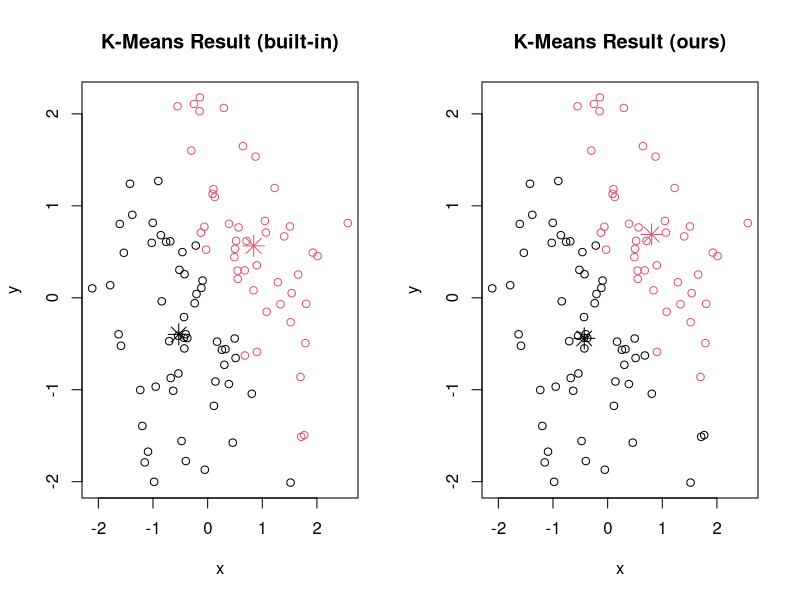
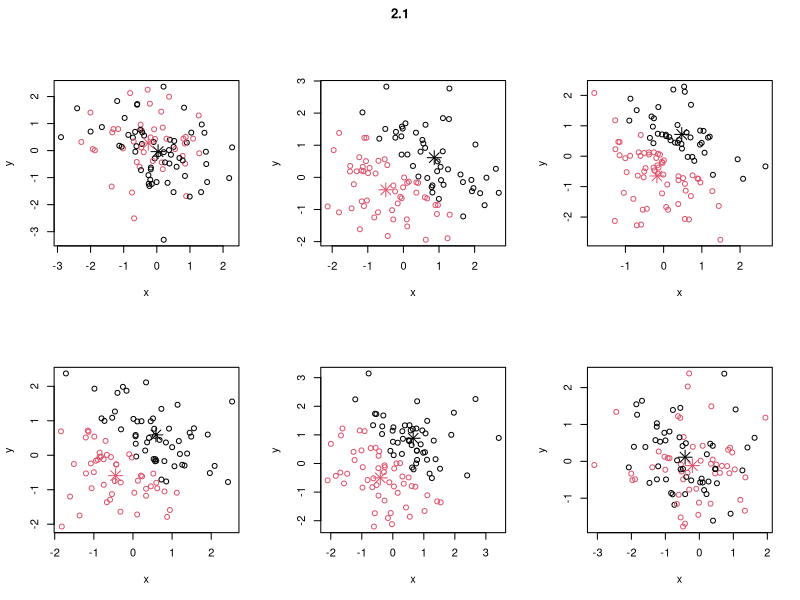
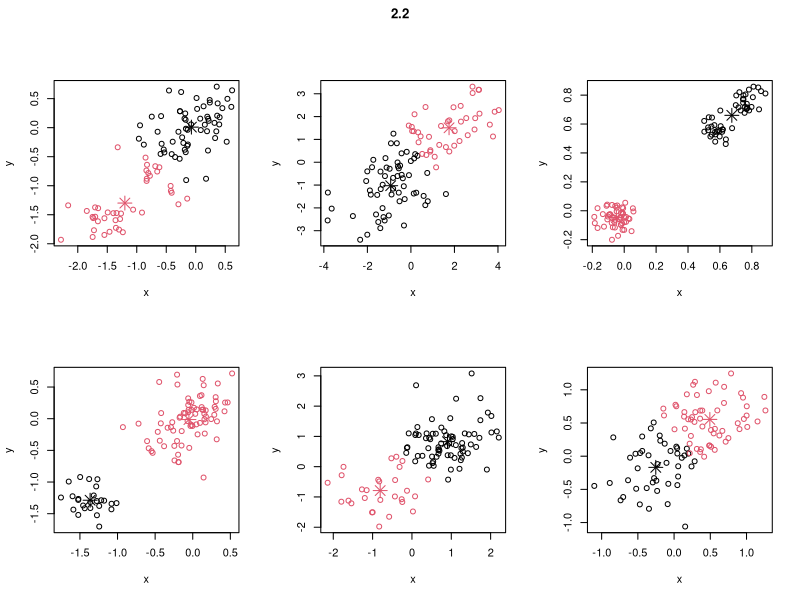
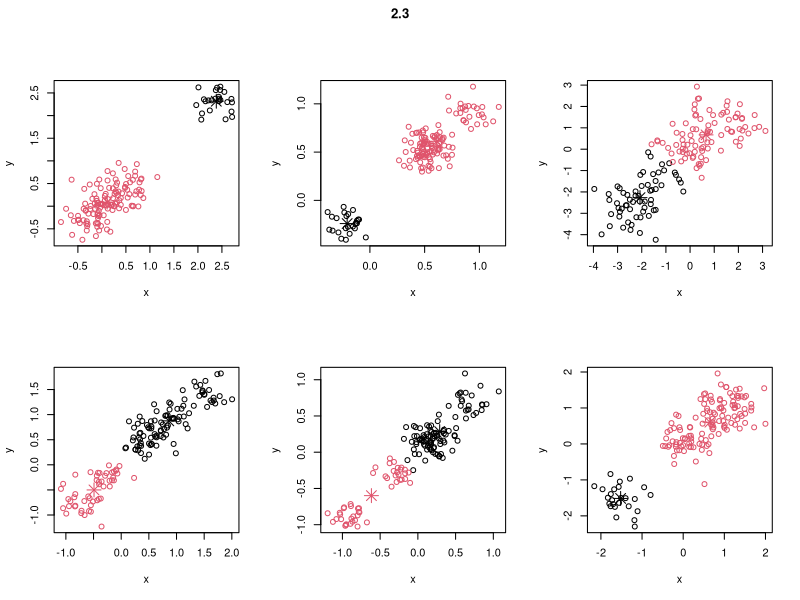

The R script that drew these images, in order:
# Perform k-means algorithm on a data matrix.
#
# Args:
#   - x: numeric matrix of data
#   - k: number of clusters
#   - itreration: number of iterations to run
#   - initial_centers: initial centers (randomly choose k points from x if empty)
kmeans <- function (x, k, iteration, initial_centers) {
  # Precondition:
  #  - k must be a positive integer
  #  - k <= number of points
  num_points <- nrow(x)
  if (all.equal(k, as.integer(k)) == FALSE ||
      k <= 0 ||
      k > num_points) {
    stop("k must be an integer that lies between 1 and nrow(x).")
  }
  
  # Decide initial cluster centers
  if (length(initial_centers) > 0) {
    centers <- initial_centers
  } else {
    # Randomly choose k points to be the initial cluster centers
    center_idx <- sample(num_points)[1:k]
    centers <- x[center_idx, ]
  }
  
  cluster_assignments <- rep(0, num_points)
  converge_itr <- NA
  
  for (itr in 1:iteration) {
    # Save cluster assignments for checking stopping criterion
    pre_cluster_assignments <- cluster_assignments

    # Compute distances between each point and cluster centers
    distances <- matrix(ncol=k, nrow=num_points)
    for (center_idx in 1:k) {
      square_distance <- (x - centers[center_idx, ]) ^ 2
      distances[, center_idx] <- sqrt(rowSums(square_distance))
    }
    # Assign each point to the nearest cluster
    for (point_idx in 1:num_points) {
      cluster_assignments[point_idx] <- which.min(distances[point_idx, ])
    }
    # Update cluster centers
    for (center_idx in 1:k) {
      points_belong_to_cluster <- which(cluster_assignments==center_idx)
      if (length(points_belong_to_cluster) > 0) {
        centers[center_idx, ] <- colMeans(x[points_belong_to_cluster, ])
      }
    }
    # Check stopping criterion:
    #  - the cluster each point belongs to is unchanged
    #  - cluster centers are stable
    if (all.equal(pre_cluster_assignments, cluster_assignments)==TRUE) {
      converge_itr <- itr
      cat(sprintf("K-Means converged at iteration %d.\n", itr))
      break
    }
  }
  return(list(cluster=cluster_assignments,
              centers=centers,
              iter=converge_itr))
}

kmeans_test <- function () {
  # Randomly generate 100 points on 2-D plane
  num_points <- 100
  dim <- 2
  x <- matrix(rnorm(num_points * dim), ncol=dim)
  colnames(x) <- c("x", "y")
  
  # k-means algorithm settings
  num_clusters <- 2
  num_itr <- 30

  # Perform k-means algorithm using R built-in implementation
  result1 <- stats::kmeans(x, x[1:num_clusters, ], num_itr)
  # Perform k-means algorithm using our own implementation
  result2 <- kmeans(x, num_clusters, num_itr, x[1:num_clusters, ])
  
  # Plot clustering result
  par(mfrow=c(1, 2)) # 2 figures arrange in 1 row 2 columns
  plot(x, col=result1$cluster, main="K-Means Result (built-in)")
  points(result1$centers, col=1:num_clusters, pch=8, cex=2)
  plot(x, col=result2$cluster, main="K-Means Result (ours)")
  points(result2$centers, col=1:num_clusters, pch=8, cex=2)
}

kmeans_2.1 <- function () {
  # k-means algorithm settings
  num_clusters <- 2
  num_itr <- 30
  
  par(oma=c(0,0,2,0))
  par(mfrow=c(2, 3)) # 6 figures arrange in 3 row 2 columns
  for (itr in 1:6) {
    # Randomly generate 100 points on 2-D plane
    num_points <- 100
    dim <- 2
    x <- matrix(rnorm(num_points * dim), ncol=dim)
    colnames(x) <- c("x", "y")
  
    result <- kmeans(x, num_clusters, num_itr, x[1:num_clusters, ])
    plot(x, col=result$cluster)
    points(result$centers, col=1:num_clusters, pch=8, cex=2)
  }
  title("2.1", outer=TRUE)
}

kmeans_2.2 <- function () {
  # k-means algorithm settings
  num_clusters <- 2
  num_itr <- 30

  par(oma=c(0,0,2,0))
  par(mfrow=c(2, 3)) # 6 figures arrange in 3 row 2 columns
  for (itr in 1:6) {
    # Dataset is generated as below:
    #   - Randomly pick 2 points A and B on the 2-D plan.
    #   - Take each point as mean and generate 50 points respectively
    #     following a normal distribution that
    #     sd = (distance between A and B) / 4
    a <- matrix(rnorm(2), ncol=2)
    b <- matrix(rnorm(2), ncol=2)
    distance <- sqrt(sum(a - b) ^ 2)
    sd <- distance / 4
    x_from_a <- matrix(rnorm(50 * 2, mean=a, sd=sd), ncol=2)
    x_from_b <- matrix(rnorm(50 * 2, mean=b, sd=sd), ncol=2)
    x <- rbind(x_from_a, x_from_b)
    colnames(x) <- c("x", "y")

    result <- kmeans(x, num_clusters, num_itr, x[1:num_clusters, ])
    plot(x, col=result$cluster)
    points(result$centers, col=1:num_clusters, pch=8, cex=2)
  }
  title("2.2", outer=TRUE)
}

kmeans_2.3 <- function () {
  # k-means algorithm settings
  num_clusters <- 2
  num_itr <- 30

  par(oma=c(0,0,2,0))
  par(mfrow=c(2, 3)) # 6 figures arrange in 3 row 2 columns
  for (itr in 1:6) {
    # Dataset is generated as below:
    #   - Randomly pick 3 points A, B, and C on the 2-D plan.
    #   - Take each point as mean and generate 50 points respectively
    #     following a normal distribution that
    #     sd = min(distance between A, B, and C) / 4
    a <- matrix(rnorm(2), ncol=2)
    b <- matrix(rnorm(2), ncol=2)
    c <- matrix(rnorm(2), ncol=2)
    min_distance <- min(dist(rbind(a, b, c)))
    sd <- min_distance / 4
    x_from_a <- matrix(rnorm(50 * 2, mean=a, sd=sd), ncol=2)
    x_from_b <- matrix(rnorm(50 * 2, mean=b, sd=sd), ncol=2)
    x_from_c <- matrix(rnorm(50 * 2, mean=c, sd=sd), ncol=2)
    x <- rbind(x_from_a, x_from_b, x_from_c)
    colnames(x) <- c("x", "y")

    result <- kmeans(x, num_clusters, num_itr, x[1:num_clusters, ])
    plot(x, col=result$cluster)
    points(result$centers, col=1:num_clusters, pch=8, cex=2)
  }
  title("2.3", outer=TRUE)
}

# Run
kmeans_test()
kmeans_2.1()
kmeans_2.2()
kmeans_2.3()